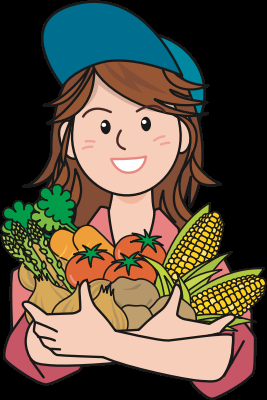
#> input picture OpenCV, load and save images/image.png, 267 x 400 px
$ python load_save_images.py
#> lines starting #> are read from the running program, lines starting #| are printed output that depends on the picture
import cv2

# Define the path to the image file
filename = r"image.png"

'''
enum cv::ImreadModes {
  cv::IMREAD_UNCHANGED = -1,
  cv::IMREAD_GRAYSCALE = 0,
  cv::IMREAD_COLOR = 1,
  cv::IMREAD_ANYDEPTH = 2,
  cv::IMREAD_ANYCOLOR = 4,
  cv::IMREAD_LOAD_GDAL = 8,
  cv::IMREAD_REDUCED_GRAYSCALE_2 = 16,
  cv::IMREAD_REDUCED_COLOR_2 = 17,
  cv::IMREAD_REDUCED_GRAYSCALE_4 = 32,
  cv::IMREAD_REDUCED_COLOR_4 = 33,
  cv::IMREAD_REDUCED_GRAYSCALE_8 = 64,
  cv::IMREAD_REDUCED_COLOR_8 = 65,
  cv::IMREAD_IGNORE_ORIENTATION = 128
}

Reference: https://docs.opencv.org/4.3.0/d4/da8/group__imgcodecs.html#ga61d9b0126a3e57d9277ac48327799c80
'''

# Open the image file: filename, mode
# Reference: https://docs.opencv.org/4.3.0/d4/da8/group__imgcodecs.html#ga288b8b3da0892bd651fce07b3bbd3a56
image = cv2.imread(filename, cv2.IMREAD_UNCHANGED)
#> image is the input picture: shape (400, 267, 4); mean B, G, R, A 66.1, 82, 93.7, 166.4

# Create a monochrome version of the image
# Reference:
gray = cv2.cvtColor(image, cv2.COLOR_BGR2GRAY)
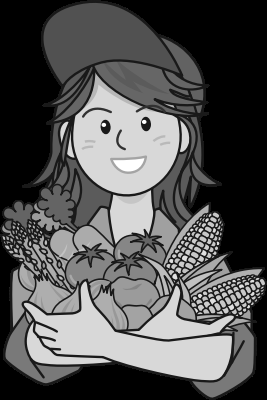
#> gray: shape (400, 267); min 0, max 255, mean 83.7

# Show the image loaded in a window: title, image
# Reference: https://docs.opencv.org/master/d7/dfc/group__highgui.html#ga453d42fe4cb60e5723281a89973ee563
cv2.imshow("Colored Image", image)

# Show the monocrhome image: title, image
cv2.imshow("Monochrome Image", gray)

# Read any key from keyboard: timeout (milliseconds)
# Reference: https://docs.opencv.org/master/d7/dfc/group__highgui.html#ga5628525ad33f52eab17feebcfba38bd7
k = cv2.waitKey(0)
#> (key Esc is pressed here)

# If user pressed 's' saves the monochrome image
if k == ord('s'):
    # Saves the image: name, image, parameters
    # Reference: https://docs.opencv.org/4.3.0/d4/da8/group__imgcodecs.html#gabbc7ef1aa2edfaa87772f1202d67e0ce
    cv2.imwrite("mono.png", gray)

# Destroy all windows opened
# Reference: https://docs.opencv.org/master/d7/dfc/group__highgui.html#ga6b7fc1c1a8960438156912027b38f481
cv2.destroyAllWindows()
